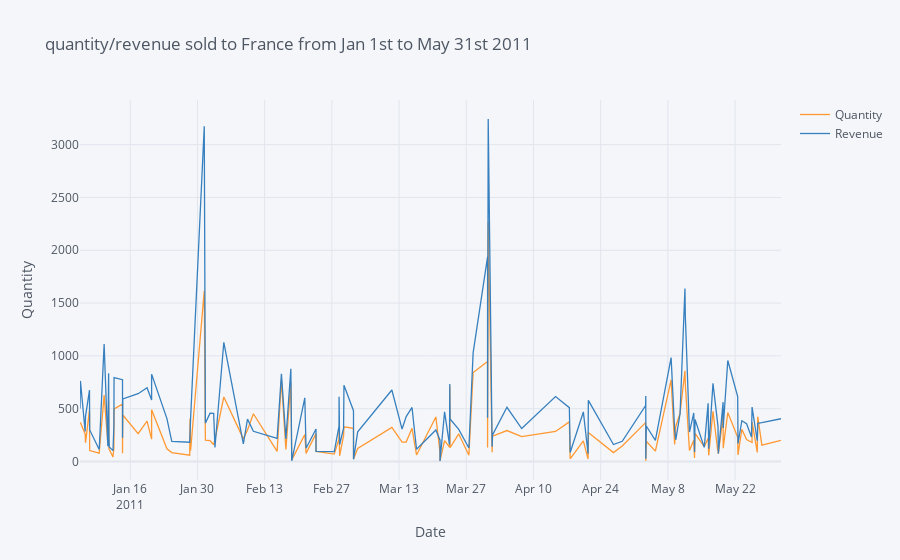

Notebook code for this chart:
### Code cell
data2.iplot(kind='line', x='InvoiceDate', xTitle='Date',yTitle='Quantity', 
            title='quantity/revenue sold to France from Jan 1st to May 31st 2011')
